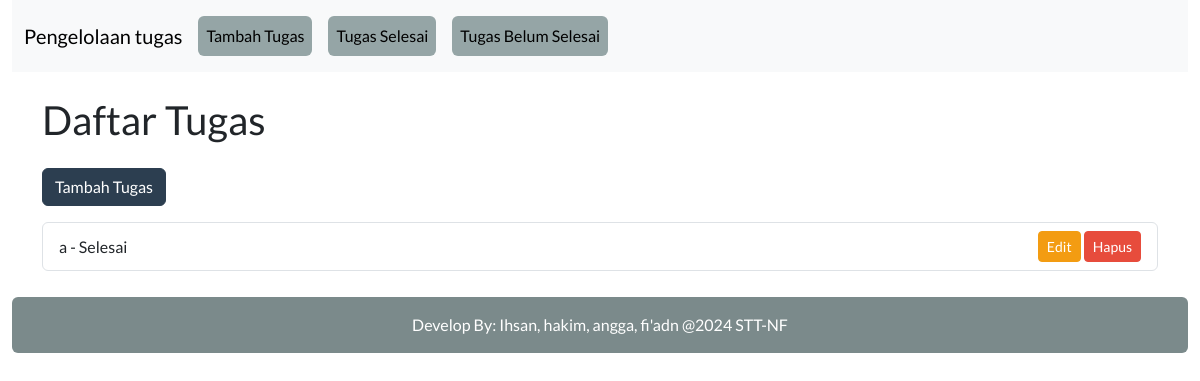
Before: / with the older database file.
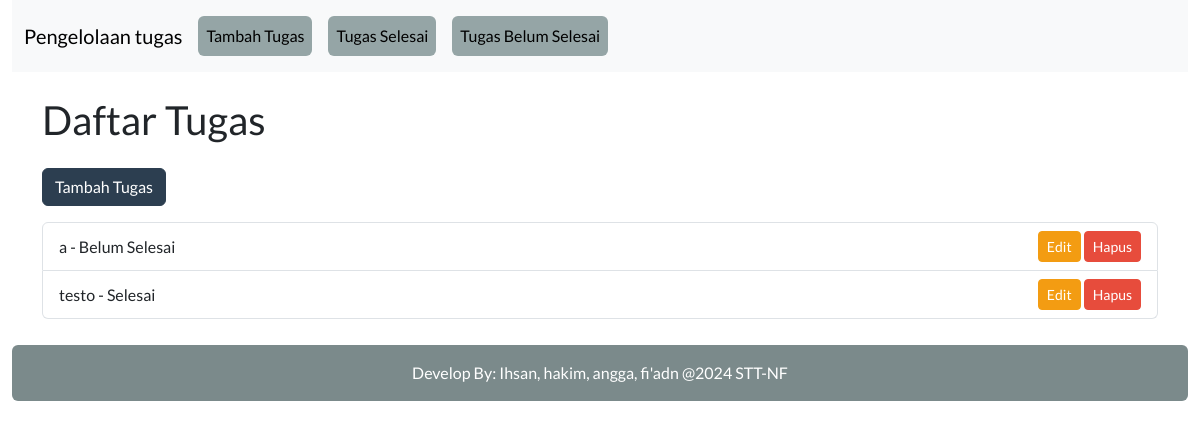
After: the same page with the newer database file.
### tasks/models.py (models this page shows, shortened)
class Task(models.Model):
    title = models.CharField(max_length=200)
    completed = models.BooleanField(default=False)

### tasks/views.py (the view)
# urls.py: path('', home, name='home'),
def home(request):
    tasks = Task.objects.all()
    return render(request, 'home.html', {'tasks': tasks})

### tasks/templates/home.html
{% extends 'index.html' %}
{% block content %}
{% load static %}
<div class="container mt-2">
  <h2 class="mb-4">Daftar Tugas</h2>
  <a href="{% url 'add_task' %}" class="btn btn-primary mb-3">Tambah Tugas</a>
  <ul class="list-group">
      {% for task in tasks %}
      <li class="list-group-item d-flex justify-content-between align-items-center">
          {{ task.title }} - {% if task.completed %}Selesai{% else %}Belum Selesai{% endif %}
          <div>
              <a href="{% url 'edit_task' task.pk %}" class="btn btn-warning btn-sm">Edit</a>
              <a href="{% url 'delete_task' task.pk %}" class="btn btn-danger btn-sm">Hapus</a>
          </div>
      </li>
      {% endfor %}
  </ul>
</div>
{% endblock %}

Changed rows visible on the page:
changed Task (number 1 of 2 on the later page): completed "Selesai" → "Belum Selesai"
added Task: title "testo", completed "Selesai"
